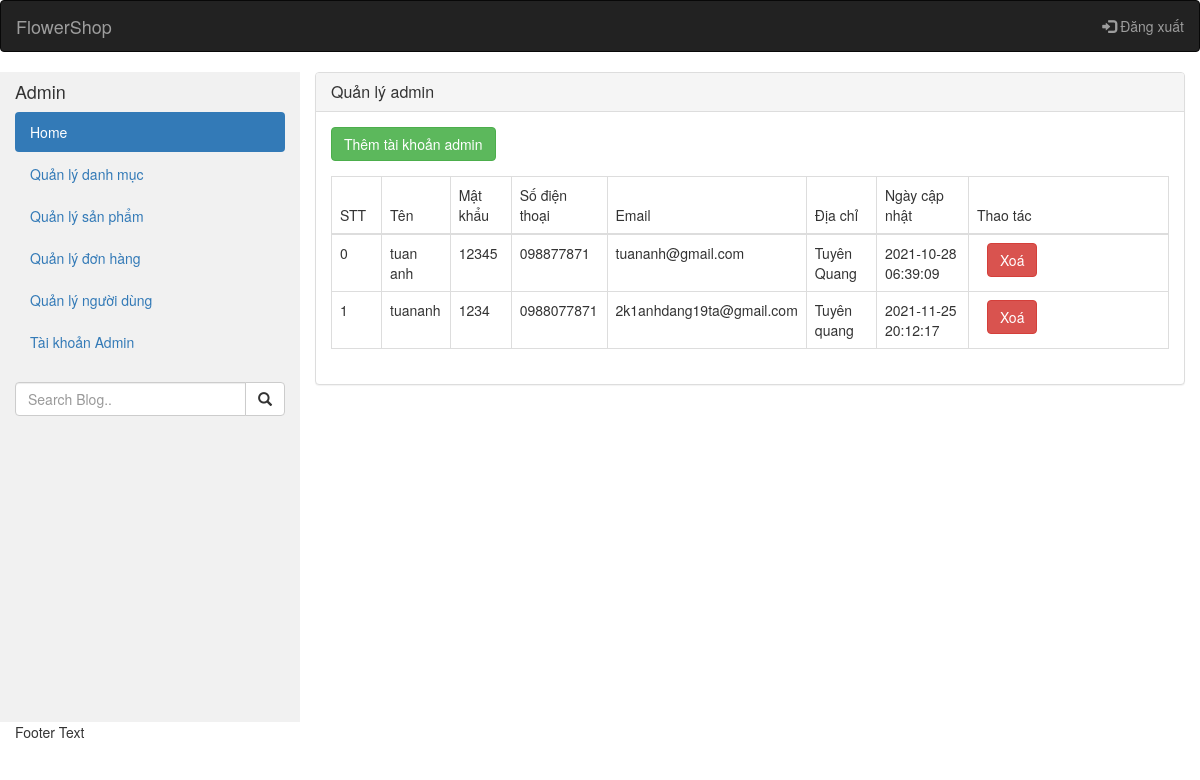
The page /mvc/index.php?controller=admin (signed in) on the database its author committed.
### tables this page shows
CREATE TABLE `user` (
  `id` int(11) NOT NULL,
  `username` varchar(50) NOT NULL,
  `password` varchar(50) NOT NULL,
  `phone` varchar(15) NOT NULL,
  `email` varchar(50) NOT NULL,
  `adress` varchar(150) NOT NULL,
  `created` datetime NOT NULL,
  `permission` tinyint(4) NOT NULL
);

### mvc/model/dbconfig.php (called while the page is built, shortened)
<?php
    class database{
        private $hostname = 'localhost';
        private $username = 'root';
        private $pass = '';
        private $dbname = 'banhoa';
        private $conn = null;
        private $result = null;
        public function connect()
        {
           $this->conn = new mysqli($this->hostname, $this->username, $this->pass, $this->dbname);
           if(!$this->conn){
               echo "Kết nối thất bại";
                exit();
           }else{
               mysqli_set_charset($this->conn,'utf8');
           }
           return $this->conn;
        }
        public function execute($sql){
            $this->result = $this->conn->query($sql);
            return $this->result;
        }
        public function getData(){
            if($this->result){
                $data = mysqli_fetch_array($this->result);
            }
            else{
                $data = 0;
            }
            return $data;
        }
        public function getAdmin(){
            $sql = "select * from user where permission=true";
            $this->execute($sql);
            if($this->dem()==0){
                $data=0;
            }
            else{
                while($datas = $this->getData()) {
                    $data[] = $datas;
                }
            }
            return $data;
        }
        public function dem(){
            if($this->result){
                $num = mysqli_num_rows($this->result);
            }
            else{
                $num = 0;
            }
            return $num;
        }
    }

### mvc/view/admin/admin/admin.php (the view, shortened to what this page needs)
    <?php require_once('./view/admin/header.php') ?>
    <div class="col-sm-9">
        <div class="panel panel-default">
            <div class="panel-heading">
                <h3 class="panel-title">Quản lý admin</h3>
            </div>
            <div class="panel-body">
                <a href="index.php?controller=admin&&action=add_admin">
                    <button style="margin-bottom: 15px;" class="btn btn-success margin-button">Thêm tài khoản admin</button>
                </a>
                <table class="table table-bordered tale-hover">
                        <thead>
                            <tr>
                                <th style="width: 50px;">STT</th>
                                <th>Tên</th>
                                <th>Mật khẩu</th>
                                <th>Số điện thoại</th>
                                <th>Email</th>
                                <th>Địa chỉ</th>
                                <th>Ngày cập nhật</th>
                                <th style="width: 200px;">Thao tác</th>
                            </tr>
                        </thead>
                        <tbody>
                            <?php
                            $i = 0;
                            foreach ($data as $value) {
                            ?>
                                <tr>
                                    <td><?php echo $i ?></td>
                                    <td><?php echo $value['username']; ?></td>
                                    <td><?php echo $value['password']; ?></td>
                                    <td><?php echo $value['phone']; ?></td>
                                    <td><?php echo $value['email']; ?></td>
                                    <td><?php echo $value['adress']; ?></td>
                                    <td><?php echo $value['created']; ?></td>
                                    <td>
                                    <a href="index.php?controller=user&action=deleteuser&id=<?php echo $value['id']; ?>">
                                        <button onclick="return confirm('Bạn có chắc muốn xóa Tài khoản này không?') " style=" margin-left: 10px;" class="btn btn-danger">Xoá</button>
                                    </a>
                                    </td>
                                </tr>
                            <?php
                                $i++;
                            }
                            ?>
                        </tbody>
                    </table>
            </div>
        </div>
    </div>
    </div>
</div>
<footer class="container-fluid">
    <p>Footer Text</p>
</footer>

### mvc/css/style.css (style rules this page uses)
html,body,div,span,applet,object,iframe,h1,h2,h3,h4,h5,h6,p,blockquote,pre,a,abbr,acronym,address,big,cite,code,del,dfn,em,img,ins,kbd,q,s,samp,small,strike,strong,sub,sup,tt,var,b,u,i,dl,dt,dd,ol,nav ul,nav li,fieldset,form,label,legend,table,caption,tbody,tfoot,thead,tr,th,td,article,aside,canvas,details,embed,figure,figcaption,footer,header,hgroup,menu,nav,output,ruby,section,summary,time,mark,audio,video { margin:0;padding:0;border:0;font-size:100%;font:inherit;vertical-align:baseline; }
article, aside, details, figcaption, figure,footer, header, hgroup, menu, nav, section { display: block; }
table { border-collapse:collapse;border-spacing:0; }
a { text-decoration:none; }
body { font-family: 'Open Sans', sans-serif; background-size:cover; -webkit-background-size:cover; -ms-background-size:cover; -o-background-size:cover; -moz-background-size:cover; background-position:center; background-attachment:fixed; }

### rows shown on the page
user: username "tuan anh", password "12345", phone "098877871", email "tuananh@gmail.com", adress "Tuyên Quang", created "2021-10-28 06:39:09"
user: username "tuananh", password "1234", phone "0988077871", email "2k1anhdang19ta@gmail.com", adress "Tuyên quang", created "2021-11-25 20:12:17"
